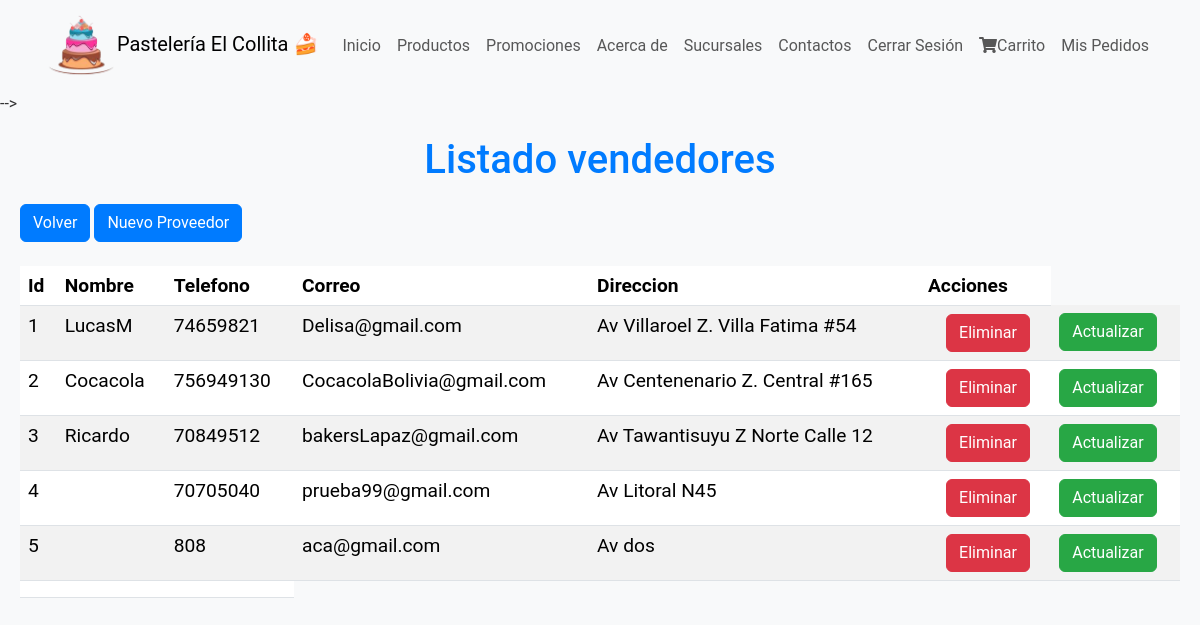
Page /Pasteleria/admin/proveedor/listado.php (signed in) on the earlier database version.
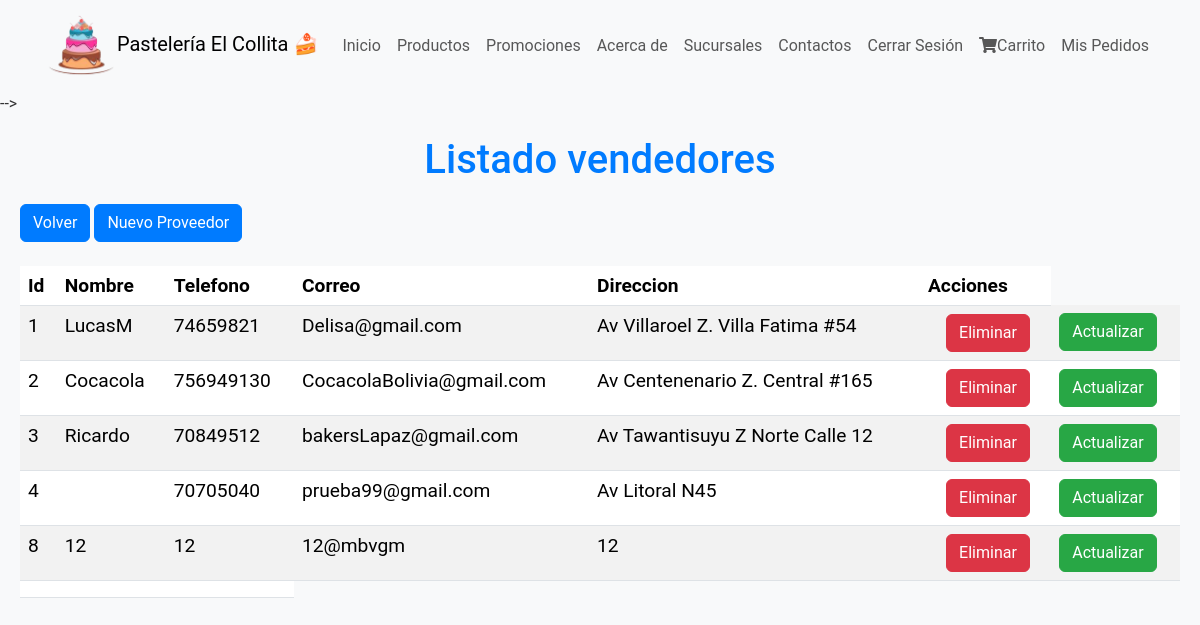
Same page on the later database version.
### tables this page shows
CREATE TABLE `proveedores` (
  `id` int(11) NOT NULL,
  `nombre` varchar(100) NOT NULL,
  `telefono` varchar(20) DEFAULT NULL,
  `correo` varchar(100) DEFAULT NULL,
  `direccion` varchar(200) DEFAULT NULL,
  `estado` enum('promocionado','no_promocionado') DEFAULT 'no_promocionado'
);

### Pasteleria/includes/funciones.php (called while the page is built, shortened)
<?php
function incluirTemplate($nombre,$inicio=false){
    include TEMPLATE_URL."/${nombre}.php";
}
?>

### Pasteleria/admin/proveedor/listado.php (the view, shortened to what this page needs)
<!-- <?php
    $db = conectarDB();
    require '../../includes/funciones.php';
    incluirTemplate('header');
?> -->
<main class = "contenedor seccion">
    <h1>Listado vendedores</h1>
    <a href="../index.php" class="btn btn-primary mb-4">Volver</a>
    <a href="crear.php" class="btn btn-primary mb-4">Nuevo Proveedor</a>
    <h3>
        <table class="table table-striped">
            <thead>
                <th>Id</th>
                <th>Nombre</th>
                <th>Telefono</th>
                <th>Correo</th>
                <th>Direccion</th>
                <th colspan = "2">Acciones</th>
            </thead>
            <tbody>
                <?php
                    $con_sql = 'Select * from proveedores';
                    $res = mysqli_query($db,$con_sql);
                    while($reg=$res ->fetch_assoc()){
                ?>
                <tr>
                    <td><?php echo $reg['id']?></td>
                    <td><?php echo $reg['nombre']?></td>
                    <td><?php echo $reg['telefono']?></td>
                    <td><?php echo $reg['correo']?></td>
                    <td><?php echo $reg['direccion']?></td>
                    <td><a href=""></a></td>
                    <td><a href="borrar.php?cod=<?php echo $reg['id'];?>" class="btn btn-danger">Eliminar</a></td>
                    <td><a href="actualizar.php?cod=<?php echo $reg['id'];?>" class="btn btn-success">Actualizar</a></td>
                </tr>
                <?php
                    }
                ?>
                 <td colspan="3">
            </td>
            </tbody>
        </table>
    </h3>
</main>

### Pasteleria/includes/template/header.php (shortened to what this page needs)
<?php
    $auth=$_SESSION['login']??false;
?>
    <link
            href="https://cdn.jsdelivr.net/npm/bootstrap@5.3.2/dist/css/bootstrap.min.css"
            rel="stylesheet"
        />
        <link rel="stylesheet"
        href="https://cdnjs.cloudflare.com/ajax/libs/font-awesome/5.15.4/css/all.min.css"
 />
<nav class="navbar navbar-expand-lg navbar-light bg-light ">
            <div class="container" >
                <a class="navbar-brand" href="index.php"><i class="fas fa_utesils" ></i>
                <img src="../Pasteleria/images/logo.png" alt="Logo de collita" width="auto" style="max-width: 70px; height: auto;">Pastelería El Collita 🍰</a>
            <div class="collapse navbar-collapse" id="navbarNav">
                 <ul class="nav navbar-nav ml-auto">
                    <li class="nav-item">
                    <a class="nav-link" href="index.php">Inicio</a>
                    </li>
                    <li class="nav-item">
                    <a class="nav-link" href="productos.php">Productos</a>
                    </li>
                    <li class="nav-item">
                    <a class="nav-link" href="promociones.php">Promociones</a>
                    </li>
                    <li class="nav-item">
                    <a class="nav-link" href="acercade.php">Acerca de</a>
                    </li>
                    <li class="nav-item">
                    <a class="nav-link" href="sucursales.php">Sucursales</a>
                    </li>
                    <li class="nav-item">
                    <a class="nav-link" href="contacto.php">Contactos</a>
                    </li>
                    <?php if($auth):?>
                                <li><a class="nav-link" href="cerrarsesion2.php">Cerrar Sesión</a></li>
                            <?php else: ?>
                                <li><a class="nav-link" href="login.php">Iniciar Sesión</a> </li>
                                <?php endif;?>
                                <li class="nav-item">
                    <a class="nav-link" href="carrito.php">
                        <i class="fas fa-shopping-cart"></i>Carrito
                    </a>
                </li>
                                <li class="nav-item">
                <?php if (isset($_SESSION['usuario_id'])): ?>
                    <?php if (isset($_SESSION['tipo_usuario']) && $_SESSION['tipo_usuario'] === 'empleado'): ?>
                        <a class="nav-link" href="pedidos/ver_pedidos.php">Proceder con pedidos</a>
                    <?php else: ?>
                        <a class="nav-link" href="mis_pedidos.php">Mis Pedidos</a>
                    <?php endif; ?>
                <?php endif; ?>
                </li>
                    </ul>
                </div>
           </div>
        </nav>

### Pasteleria/admin/proveedor/listado.php (style rules this page uses)
h1 { font-size: 2.5rem; color: #007bff; margin-bottom: 20px; text-align: center; }
.contenedor { max-width: 1200px; margin: 0 auto; padding: 20px; }
.table { font-size: 1.2rem; }
.table thead { background-color: #343a40; color: white; }
.btn-primary { background-color: #007bff; border-color: #007bff; }
.btn-danger { background-color: #dc3545; border-color: #dc3545; }
.btn-success { background-color: #28a745; border-color: #28a745; }

Differences in the rows shown:
removed proveedores: id "5", telefono "808", correo "aca@gmail.com", direccion "Av dos"
added proveedores: id "8", nombre "12", telefono "12", correo "12@mbvgm", direccion "12"
